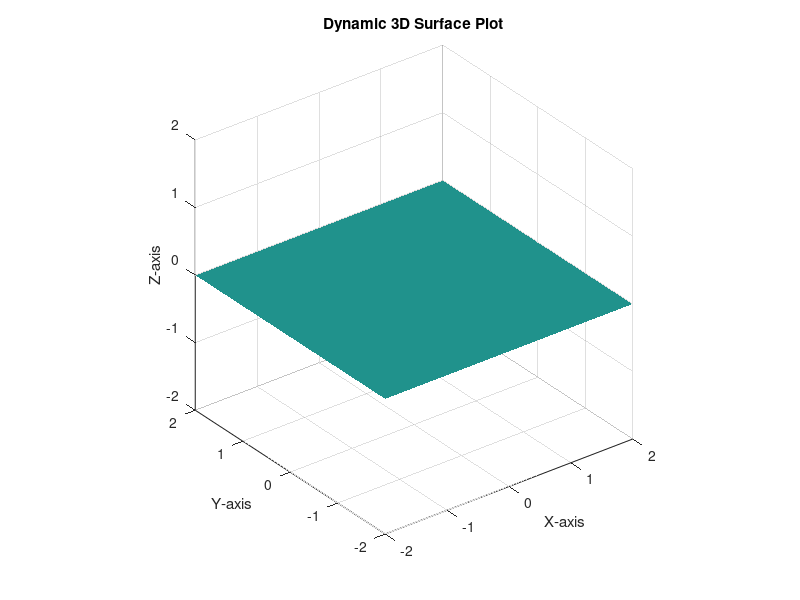

Recreate this plot in MATLAB. (Note: this script raises an error after producing the figure.)
function SurfaceForThinkspeak2()
% ThingSpeak Channel ID and Write API Key
channelID = 2332155;
readAPIKey = 'FIZT5F9N257PMZBG';

% Create a figure for the 3D surface plot
figure;
hold on;
grid on;
xlabel('X-axis');
ylabel('Y-axis');
zlabel('Z-axis');
title('Dynamic 3D Surface Plot');

% Initialize a plain surface
[X, Y] = meshgrid(-2:0.2:2, -2:0.2:2);
Z = zeros(size(X));

% Create the initial surface plot
h = surf(X, Y, Z, 'FaceColor', 'interp', 'EdgeColor', 'none');
view(3);
axis equal;

% Set the initial view angle
az = 30;
el = 30;

% Start an animation loop
while ishandle(h)  % Check if the figure is still open
    % Fetch the latest data point from ThingSpeak
    data = thingSpeakRead(channelID, 'Fields', [4,5,6], 'NumPoints', 1, 'ReadKey', readAPIKey);


    xRotation = data(1, 1);
    yRotation = data(1, 2);
    zRotation = data(1, 3);

    % Display the rotation data for debugging
    fprintf('xRotation: %.2f, yRotation: %.2f, zRotation: %.2f\n', xRotation, yRotation, zRotation);

    % Update the view angle based on the rotation data
    az = zRotation; % Adjust this mapping based on your specific sensor data
    

    % Display the view angles for debugging
    fprintf('az: %.2f, el: %.2f\n', az, el);

    % Update the view only if az and el are valid (not NaN)
    if ~isnan(az) && ~isnan(el)
        view(az, el);
    end

    % Add a pause to control the animation speed
    pause(0.5);
end



